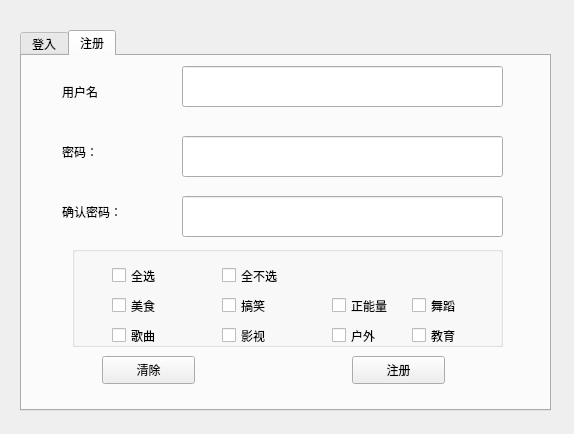
<?xml version="1.0" encoding="UTF-8"?>
<ui version="4.0">
 <class>loginDialog</class>
 <widget class="QDialog" name="loginDialog">
  <property name="geometry">
   <rect>
    <x>0</x>
    <y>0</y>
    <width>574</width>
    <height>434</height>
   </rect>
  </property>
  <property name="windowTitle">
   <string>Dialog</string>
  </property>
  <widget class="QTabWidget" name="tabWidget">
   <property name="geometry">
    <rect>
     <x>20</x>
     <y>30</y>
     <width>531</width>
     <height>381</height>
    </rect>
   </property>
   <property name="currentIndex">
    <number>1</number>
   </property>
   <widget class="QWidget" name="tab_login">
    <attribute name="title">
     <string>登入</string>
    </attribute>
    <widget class="QLabel" name="lb_username">
     <property name="geometry">
      <rect>
       <x>40</x>
       <y>60</y>
       <width>91</width>
       <height>51</height>
      </rect>
     </property>
     <property name="text">
      <string>用户名</string>
     </property>
    </widget>
    <widget class="QLabel" name="lb_password">
     <property name="geometry">
      <rect>
       <x>40</x>
       <y>120</y>
       <width>91</width>
       <height>51</height>
      </rect>
     </property>
     <property name="text">
      <string>密码：</string>
     </property>
    </widget>
    <widget class="QLineEdit" name="le_username">
     <property name="geometry">
      <rect>
       <x>180</x>
       <y>60</y>
       <width>321</width>
       <height>41</height>
      </rect>
     </property>
    </widget>
    <widget class="QLineEdit" name="le_password">
     <property name="geometry">
      <rect>
       <x>180</x>
       <y>130</y>
       <width>321</width>
       <height>41</height>
      </rect>
     </property>
    </widget>
    <widget class="QPushButton" name="pb_login">
     <property name="geometry">
      <rect>
       <x>110</x>
       <y>240</y>
       <width>93</width>
       <height>28</height>
      </rect>
     </property>
     <property name="text">
      <string>登入</string>
     </property>
    </widget>
    <widget class="QPushButton" name="pb_clear">
     <property name="geometry">
      <rect>
       <x>310</x>
       <y>240</y>
       <width>93</width>
       <height>28</height>
      </rect>
     </property>
     <property name="text">
      <string>清除</string>
     </property>
    </widget>
   </widget>
   <widget class="QWidget" name="tab_registe">
    <attribute name="title">
     <string>注册</string>
    </attribute>
    <widget class="QLabel" name="lb_registe_username">
     <property name="geometry">
      <rect>
       <x>40</x>
       <y>10</y>
       <width>91</width>
       <height>51</height>
      </rect>
     </property>
     <property name="text">
      <string>用户名</string>
     </property>
    </widget>
    <widget class="QLabel" name="lb_registe_password">
     <property name="geometry">
      <rect>
       <x>40</x>
       <y>70</y>
       <width>91</width>
       <height>51</height>
      </rect>
     </property>
     <property name="text">
      <string>密码：</string>
     </property>
    </widget>
    <widget class="QLineEdit" name="le_registe_password">
     <property name="geometry">
      <rect>
       <x>160</x>
       <y>80</y>
       <width>321</width>
       <height>41</height>
      </rect>
     </property>
    </widget>
    <widget class="QLineEdit" name="le_registe_username">
     <property name="geometry">
      <rect>
       <x>160</x>
       <y>10</y>
       <width>321</width>
       <height>41</height>
      </rect>
     </property>
    </widget>
    <widget class="QPushButton" name="pb_registe">
     <property name="geometry">
      <rect>
       <x>330</x>
       <y>300</y>
       <width>93</width>
       <height>28</height>
      </rect>
     </property>
     <property name="text">
      <string>注册</string>
     </property>
    </widget>
    <widget class="QPushButton" name="pb_registe_clear">
     <property name="geometry">
      <rect>
       <x>80</x>
       <y>300</y>
       <width>93</width>
       <height>28</height>
      </rect>
     </property>
     <property name="text">
      <string>清除</string>
     </property>
    </widget>
    <widget class="QLineEdit" name="le_registe_password_again">
     <property name="geometry">
      <rect>
       <x>160</x>
       <y>140</y>
       <width>321</width>
       <height>41</height>
      </rect>
     </property>
     <property name="text">
      <string/>
     </property>
    </widget>
    <widget class="QLabel" name="lb_registe_password_again">
     <property name="geometry">
      <rect>
       <x>40</x>
       <y>130</y>
       <width>91</width>
       <height>51</height>
      </rect>
     </property>
     <property name="text">
      <string>确认密码：</string>
     </property>
    </widget>
    <widget class="QGroupBox" name="groupBox">
     <property name="geometry">
      <rect>
       <x>50</x>
       <y>190</y>
       <width>431</width>
       <height>101</height>
      </rect>
     </property>
     <property name="title">
      <string/>
     </property>
     <widget class="QCheckBox" name="cb_all">
      <property name="geometry">
       <rect>
        <x>40</x>
        <y>20</y>
        <width>91</width>
        <height>19</height>
       </rect>
      </property>
      <property name="text">
       <string>全选</string>
      </property>
     </widget>
     <widget class="QCheckBox" name="cb_allnot">
      <property name="geometry">
       <rect>
        <x>150</x>
        <y>20</y>
        <width>91</width>
        <height>19</height>
       </rect>
      </property>
      <property name="text">
       <string>全不选</string>
      </property>
     </widget>
     <widget class="QCheckBox" name="cb_food">
      <property name="geometry">
       <rect>
        <x>40</x>
        <y>50</y>
        <width>91</width>
        <height>19</height>
       </rect>
      </property>
      <property name="text">
       <string>美食</string>
      </property>
     </widget>
     <widget class="QCheckBox" name="cb_funny">
      <property name="geometry">
       <rect>
        <x>150</x>
        <y>50</y>
        <width>91</width>
        <height>19</height>
       </rect>
      </property>
      <property name="text">
       <string>搞笑</string>
      </property>
     </widget>
     <widget class="QCheckBox" name="cb_energy">
      <property name="geometry">
       <rect>
        <x>260</x>
        <y>50</y>
        <width>91</width>
        <height>19</height>
       </rect>
      </property>
      <property name="text">
       <string>正能量</string>
      </property>
     </widget>
     <widget class="QCheckBox" name="cb_music">
      <property name="geometry">
       <rect>
        <x>40</x>
        <y>80</y>
        <width>91</width>
        <height>19</height>
       </rect>
      </property>
      <property name="text">
       <string>歌曲</string>
      </property>
     </widget>
     <widget class="QCheckBox" name="cb_video">
      <property name="geometry">
       <rect>
        <x>150</x>
        <y>80</y>
        <width>91</width>
        <height>19</height>
       </rect>
      </property>
      <property name="text">
       <string>影视</string>
      </property>
     </widget>
     <widget class="QCheckBox" name="cb_outside">
      <property name="geometry">
       <rect>
        <x>260</x>
        <y>80</y>
        <width>91</width>
        <height>19</height>
       </rect>
      </property>
      <property name="text">
       <string>户外</string>
      </property>
     </widget>
     <widget class="QCheckBox" name="cb_dance">
      <property name="geometry">
       <rect>
        <x>340</x>
        <y>50</y>
        <width>91</width>
        <height>19</height>
       </rect>
      </property>
      <property name="text">
       <string>舞蹈</string>
      </property>
     </widget>
     <widget class="QCheckBox" name="cb_edu">
      <property name="geometry">
       <rect>
        <x>340</x>
        <y>80</y>
        <width>91</width>
        <height>19</height>
       </rect>
      </property>
      <property name="text">
       <string>教育</string>
      </property>
     </widget>
    </widget>
   </widget>
  </widget>
 </widget>
 <resources/>
 <connections/>
</ui>
